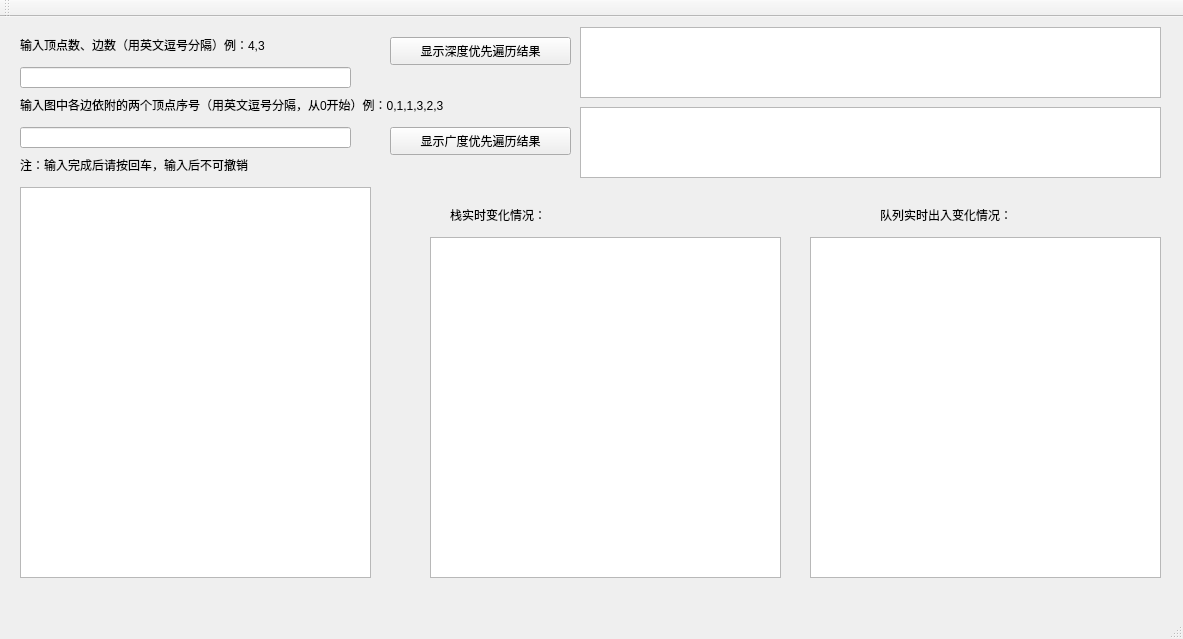
<?xml version="1.0" encoding="UTF-8"?>
<ui version="4.0">
 <class>MainWindow</class>
 <widget class="QMainWindow" name="MainWindow">
  <property name="geometry">
   <rect>
    <x>0</x>
    <y>0</y>
    <width>1183</width>
    <height>639</height>
   </rect>
  </property>
  <property name="windowTitle">
   <string>MainWindow</string>
  </property>
  <widget class="QWidget" name="centralWidget">
   <widget class="QLabel" name="label">
    <property name="geometry">
     <rect>
      <x>590</x>
      <y>10</y>
      <width>531</width>
      <height>51</height>
     </rect>
    </property>
    <property name="text">
     <string/>
    </property>
   </widget>
   <widget class="QLabel" name="label2">
    <property name="geometry">
     <rect>
      <x>590</x>
      <y>100</y>
      <width>531</width>
      <height>51</height>
     </rect>
    </property>
    <property name="text">
     <string/>
    </property>
   </widget>
   <widget class="QPushButton" name="pushButton">
    <property name="geometry">
     <rect>
      <x>390</x>
      <y>20</y>
      <width>181</width>
      <height>28</height>
     </rect>
    </property>
    <property name="text">
     <string>显示深度优先遍历结果</string>
    </property>
   </widget>
   <widget class="QPushButton" name="pushButton2">
    <property name="geometry">
     <rect>
      <x>390</x>
      <y>110</y>
      <width>181</width>
      <height>28</height>
     </rect>
    </property>
    <property name="text">
     <string>显示广度优先遍历结果</string>
    </property>
   </widget>
   <widget class="QLabel" name="label3">
    <property name="geometry">
     <rect>
      <x>50</x>
      <y>200</y>
      <width>251</width>
      <height>351</height>
     </rect>
    </property>
    <property name="text">
     <string/>
    </property>
   </widget>
   <widget class="QTextBrowser" name="textBrowser">
    <property name="geometry">
     <rect>
      <x>20</x>
      <y>170</y>
      <width>351</width>
      <height>391</height>
     </rect>
    </property>
   </widget>
   <widget class="QTextBrowser" name="textBrowser_2">
    <property name="geometry">
     <rect>
      <x>580</x>
      <y>10</y>
      <width>581</width>
      <height>71</height>
     </rect>
    </property>
   </widget>
   <widget class="QTextBrowser" name="textBrowser_3">
    <property name="geometry">
     <rect>
      <x>580</x>
      <y>90</y>
      <width>581</width>
      <height>71</height>
     </rect>
    </property>
   </widget>
   <widget class="QLabel" name="label_2">
    <property name="geometry">
     <rect>
      <x>20</x>
      <y>20</y>
      <width>341</width>
      <height>16</height>
     </rect>
    </property>
    <property name="text">
     <string>输入顶点数、边数（用英文逗号分隔）例：4,3</string>
    </property>
   </widget>
   <widget class="QLabel" name="label_3">
    <property name="geometry">
     <rect>
      <x>20</x>
      <y>80</y>
      <width>551</width>
      <height>16</height>
     </rect>
    </property>
    <property name="text">
     <string>输入图中各边依附的两个顶点序号（用英文逗号分隔，从0开始）例：0,1,1,3,2,3</string>
    </property>
   </widget>
   <widget class="QLineEdit" name="lineEdit1">
    <property name="geometry">
     <rect>
      <x>20</x>
      <y>50</y>
      <width>331</width>
      <height>21</height>
     </rect>
    </property>
   </widget>
   <widget class="QLineEdit" name="lineEdit2">
    <property name="geometry">
     <rect>
      <x>20</x>
      <y>110</y>
      <width>331</width>
      <height>21</height>
     </rect>
    </property>
   </widget>
   <widget class="QLabel" name="label_4">
    <property name="geometry">
     <rect>
      <x>20</x>
      <y>140</y>
      <width>341</width>
      <height>16</height>
     </rect>
    </property>
    <property name="text">
     <string>注：输入完成后请按回车，输入后不可撤销</string>
    </property>
   </widget>
   <widget class="QLabel" name="label5">
    <property name="geometry">
     <rect>
      <x>860</x>
      <y>230</y>
      <width>251</width>
      <height>311</height>
     </rect>
    </property>
    <property name="text">
     <string/>
    </property>
   </widget>
   <widget class="QLabel" name="label_5">
    <property name="geometry">
     <rect>
      <x>880</x>
      <y>190</y>
      <width>251</width>
      <height>16</height>
     </rect>
    </property>
    <property name="text">
     <string>队列实时出入变化情况：</string>
    </property>
   </widget>
   <widget class="QTextBrowser" name="textBrowser_4">
    <property name="geometry">
     <rect>
      <x>810</x>
      <y>220</y>
      <width>351</width>
      <height>341</height>
     </rect>
    </property>
   </widget>
   <widget class="QTextBrowser" name="textBrowser_5">
    <property name="geometry">
     <rect>
      <x>430</x>
      <y>220</y>
      <width>351</width>
      <height>341</height>
     </rect>
    </property>
   </widget>
   <widget class="QLabel" name="label_6">
    <property name="geometry">
     <rect>
      <x>450</x>
      <y>190</y>
      <width>251</width>
      <height>16</height>
     </rect>
    </property>
    <property name="text">
     <string>栈实时变化情况：</string>
    </property>
   </widget>
   <widget class="QLabel" name="label4">
    <property name="geometry">
     <rect>
      <x>470</x>
      <y>230</y>
      <width>251</width>
      <height>311</height>
     </rect>
    </property>
    <property name="text">
     <string/>
    </property>
   </widget>
   <zorder>textBrowser_4</zorder>
   <zorder>textBrowser_3</zorder>
   <zorder>textBrowser_2</zorder>
   <zorder>textBrowser</zorder>
   <zorder>label</zorder>
   <zorder>label2</zorder>
   <zorder>pushButton</zorder>
   <zorder>pushButton2</zorder>
   <zorder>label3</zorder>
   <zorder>label_2</zorder>
   <zorder>label_3</zorder>
   <zorder>lineEdit1</zorder>
   <zorder>lineEdit2</zorder>
   <zorder>label_4</zorder>
   <zorder>label5</zorder>
   <zorder>label_5</zorder>
   <zorder>textBrowser_5</zorder>
   <zorder>label_6</zorder>
   <zorder>label4</zorder>
  </widget>
  <widget class="QMenuBar" name="menuBar">
   <property name="geometry">
    <rect>
     <x>0</x>
     <y>0</y>
     <width>1183</width>
     <height>26</height>
    </rect>
   </property>
  </widget>
  <widget class="QToolBar" name="mainToolBar">
   <attribute name="toolBarArea">
    <enum>TopToolBarArea</enum>
   </attribute>
   <attribute name="toolBarBreak">
    <bool>false</bool>
   </attribute>
  </widget>
  <widget class="QStatusBar" name="statusBar"/>
 </widget>
 <layoutdefault spacing="6" margin="11"/>
 <resources/>
 <connections/>
</ui>
